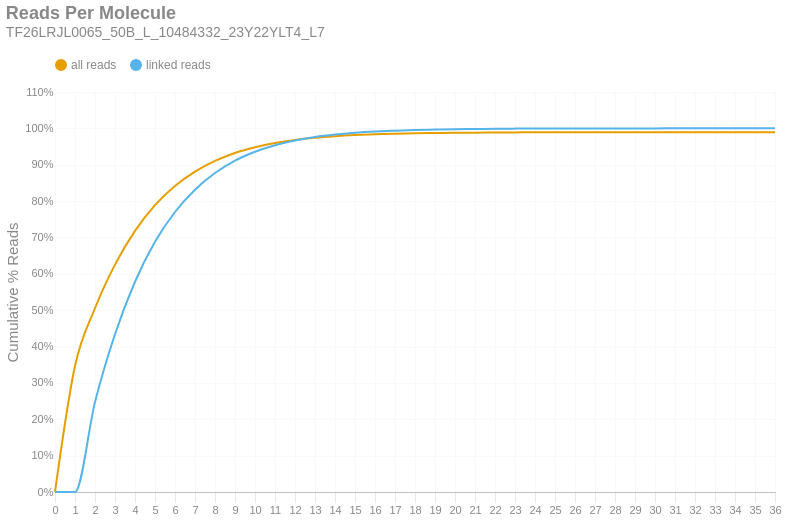

The cell this chart's notebook holds for it:
### Markdown cell above
### Reads per Molecule
This chart shows the cumulative distribution of the number of reads per linked molecule. That is, how many alignments are associated with a unique molecule. This excludes the number of reads associated with invalid or absent linked-read barcodes. The `linked` histogram is the percentages recalculated when disregarding singletons.

### Code cell
if SKIPLR:
    print_html(f"Skipped")
else:
    counts = np.bincount(valids['reads'].cast(pl.Int64).to_numpy())
    weighted = counts * np.arange(len(counts))
    all_perc = weighted / n_reads
    linked_perc = weighted / n_linked_reads
    linked_perc[1] = 0
    binned_df = pl.DataFrame({
        'readsper': list(range(len(counts))),
        'all reads (cumsum)': np.cumsum(all_perc).tolist(),
        'linked reads (cumsum)': np.cumsum(linked_perc).tolist(),
    })

    with SafeRender(binned_df):
        (
            density_plot(binned_df, 'Reads Per Molecule', samplename, 'readspmol')
            .encode(
                x=alt.X('readsper:O', title=None).axis(labelAngle=0).scale(padding=0),
                y=alt.Y('value:Q', title='Cumulative % Reads').axis(format='%').stack(False),
                color=alt.Color("key:N").scale(domain=["all reads", "linked reads"]),
                tooltip=[
                    alt.Tooltip("key:N", title="Data Type"),
                    alt.Tooltip("readsper:O", title="Reads Per Molecule"),
                    alt.Tooltip("value:Q", format=".2%", title="% Reads (Cum.)")
                ]            
            )
        ).display()

### Figure 1 — Vega-Lite specification as saved in the notebook (floating-point values rounded to 4 significant figures)
{"width": "container", "height": 400, "config": {"title": {"anchor": "start", "dy": -15, "fontSize": 18, "color": "#888888", "subtitleColor": "#888888", "subtitleFontSize": 14}, "arc": {"fill": "#0072B2"}, "axis": {"domainColor": "#888888", "domainWidth": 0.5, "gridWidth": 0.2, "grid": false, "titleFontWeight": 400, "titleFontSize": 15, "labelFontSize": 11, "labelColor": "#888888", "tickColor": "#888888", "tickWidth": 0.2, "titleColor": "#888888"}, "axisBand": {"grid": false}, "axisX": {"grid": true, "tickSize": 10, "domainCap": "round"}, "axisY": {"domain": false, "grid": true, "tickSize": 0, "domainCap": "round"}, "background": "transparent", "header": {"labelFontSize": 15, "labelColor": "#888888", "titleFontSize": 15, "titleFontWeight": 600, "titleColor": "#888888"}, "legend": {"labelFont": "sans-serif", "labelFontSize": 12, "labelColor": "#888888", "symbolSize": 100, "symbolType": "circle", "titleFontSize": 12, "titlePadding": 10, "titleColor": "#888888", "title": null, "orient": "top"}, "range": {"category": ["#E69F00", "#56B4E9", "#009E73", "#F0E442", "#0072B2", "#D55E00", "#CC79A7", "#000000"], "diverging": ["#cfe8f3", "#a2d4ec", "#73bfe2", "#46abdb", "#1696d2", "#12719e"]}, "area": {"fill": "#0072B2", "fillOpacity": 0.7, "line": true, "strokeOpacity": 0.7}, "line": {"color": "#0072B2", "stroke": "#0072B2", "strokeWidth": 2}, "trail": {"color": "#0072B2", "stroke": "#0072B2", "strokeWidth": 0, "size": 1}, "point": {"filled": true, "fillOpacity": 1.0, "size": 95}, "text": {"color": "#888888", "fontSize": 11, "align": "right", "fontWeight": 400, "size": 11}, "bar": {"fill": "#0072B2", "stroke": null}, "view": {"stroke": null, "continuousWidth": 660, "continuousHeight": 400}}, "data": {"name": "data-db11fa9fa7e1efa0fd31b41e52b1b8a4"}, "mark": {"type": "line", "interpolate": "monotone", "point": {"opacity": 0, "size": 275}}, "encoding": {"color": {"field": "key", "scale": {"domain": ["all reads", "linked reads"]}, "type": "nominal"}, "tooltip": [{"field": "key", "title": "Data Type", "type": "nominal"}, {"field": "readsper", "title": "Reads Per Molecule", "type": "ordinal"}, {"field": "value", "format": ".2%", "title": "% Reads (Cum.)", "type": "quantitative"}], "x": {"axis": {"labelAngle": 0}, "field": "readsper", "scale": {"padding": 0}, "title": null, "type": "ordinal"}, "y": {"axis": {"format": "%"}, "field": "value", "stack": false, "title": "Cumulative % Reads", "type": "quantitative"}}, "params": [{"name": "param_c36ac31b6afebe62", "select": {"type": "point", "fields": ["key"]}, "bind": "legend"}], "title": {"text": "Reads Per Molecule", "subtitle": "TF26LRJL0065_50B_L_10484332_23Y22YLT4_L7"}, "transform": [{"fold": ["all reads (cumsum)", "linked reads (cumsum)"]}, {"calculate": "replace(datum.key, ' (cumsum)', '')", "as": "key"}, {"filter": {"param": "param_c36ac31b6afebe62"}}], "usermeta": {"embedOptions": {"downloadFileName": "TF26LRJL0065_50B_L_10484332_23Y22YLT4_L7.readspmol"}}, "$schema": "https://vega.github.io/schema/vega-lite/v6.4.1.json", "datasets": {"data-db11fa9fa7e1efa0fd31b41e52b1b8a4": [{"readsper": 0, "all reads (cumsum)": 0.0, "linked reads (cumsum)": 0.0}, {"readsper": 1, "all reads (cumsum)": 0.3464, "linked reads (cumsum)": 0.0}, {"readsper": 2, "all reads (cumsum)": 0.5053, "linked reads (cumsum)": 0.2472}, {"readsper": 3, "all reads (cumsum)": 0.6253, "linked reads (cumsum)": 0.4338}, {"readsper": 4, "all reads (cumsum)": 0.7182, "linked reads (cumsum)": 0.5782}, {"readsper": 5, "all reads (cumsum)": 0.789, "linked reads (cumsum)": 0.6883}, {"readsper": 6, "all reads (cumsum)": 0.8415, "linked reads (cumsum)": 0.77}, {"readsper": 7, "all reads (cumsum)": 0.8809, "linked reads (cumsum)": 0.8313}, {"readsper": 8, "all reads (cumsum)": 0.9104, "linked reads (cumsum)": 0.8771}, {"readsper": 9, "all reads (cumsum)": 0.9323, "linked reads (cumsum)": 0.9112}, {"readsper": 10, "all reads (cumsum)": 0.9481, "linked reads (cumsum)": 0.9357}, {"readsper": 11, "all reads (cumsum)": 0.9596, "linked reads (cumsum)": 0.9536}, {"readsper": 12, "all reads (cumsum)": 0.968, "linked reads (cumsum)": 0.9668}, {"readsper": 13, "all reads (cumsum)": 0.974, "linked reads (cumsum)": 0.9761}, {"readsper": 14, "all reads (cumsum)": 0.9784, "linked reads (cumsum)": 0.9829}, {"readsper": 15, "all reads (cumsum)": 0.9816, "linked reads (cumsum)": 0.9878}, {"readsper": 16, "all reads (cumsum)": 0.9838, "linked reads (cumsum)": 0.9914}, {"readsper": 17, "all reads (cumsum)": 0.9853, "linked reads (cumsum)": 0.9936}, {"readsper": 18, "all reads (cumsum)": 0.9865, "linked reads (cumsum)": 0.9954}, {"readsper": 19, "all reads (cumsum)": 0.9872, "linked reads (cumsum)": 0.9966}, {"readsper": 20, "all reads (cumsum)": 0.9879, "linked reads (cumsum)": 0.9977}, {"readsper": 21, "all reads (cumsum)": 0.9883, "linked reads (cumsum)": 0.9982}, {"readsper": 22, "all reads (cumsum)": 0.9887, "linked reads (cumsum)": 0.999}, {"readsper": 23, "all reads (cumsum)": 0.9889, "linked reads (cumsum)": 0.9993}, {"readsper": 24, "all reads (cumsum)": 0.9891, "linked reads (cumsum)": 0.9995}, {"readsper": 25, "all reads (cumsum)": 0.9891, "linked reads (cumsum)": 0.9996}, {"readsper": 26, "all reads (cumsum)": 0.9892, "linked reads (cumsum)": 0.9997}, {"readsper": 27, "all reads (cumsum)": 0.9893, "linked reads (cumsum)": 0.9998}, {"readsper": 28, "all reads (cumsum)": 0.9893, "linked reads (cumsum)": 0.9998}, {"readsper": 29, "all reads (cumsum)": 0.9894, "linked reads (cumsum)": 0.9999}, {"readsper": 30, "all reads (cumsum)": 0.9894, "linked reads (cumsum)": 1.0}, {"readsper": 31, "all reads (cumsum)": 0.9894, "linked reads (cumsum)": 1.0}, {"readsper": 32, "all reads (cumsum)": 0.9894, "linked reads (cumsum)": 1.0}, {"readsper": 33, "all reads (cumsum)": 0.9894, "linked reads (cumsum)": 1.0}, {"readsper": 34, "all reads (cumsum)": 0.9894, "linked reads (cumsum)": 1.0}, {"readsper": 35, "all reads (cumsum)": 0.9894, "linked reads (cumsum)": 1.0}, {"readsper": 36, "all reads (cumsum)": 0.9894, "linked reads (cumsum)": 1.0}]}}
